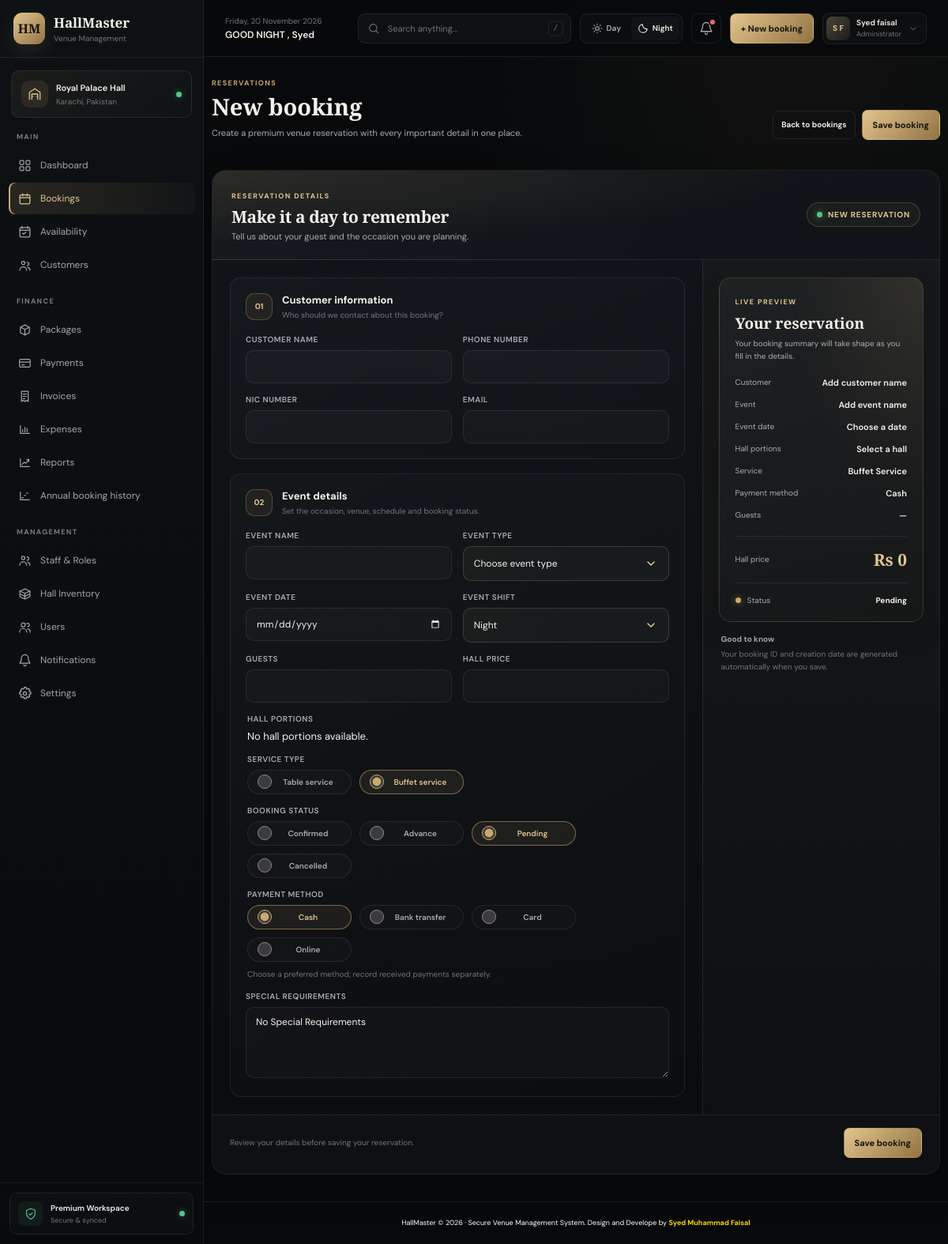
/bookingform/ (signed in), run on an earlier commit of the app's database.
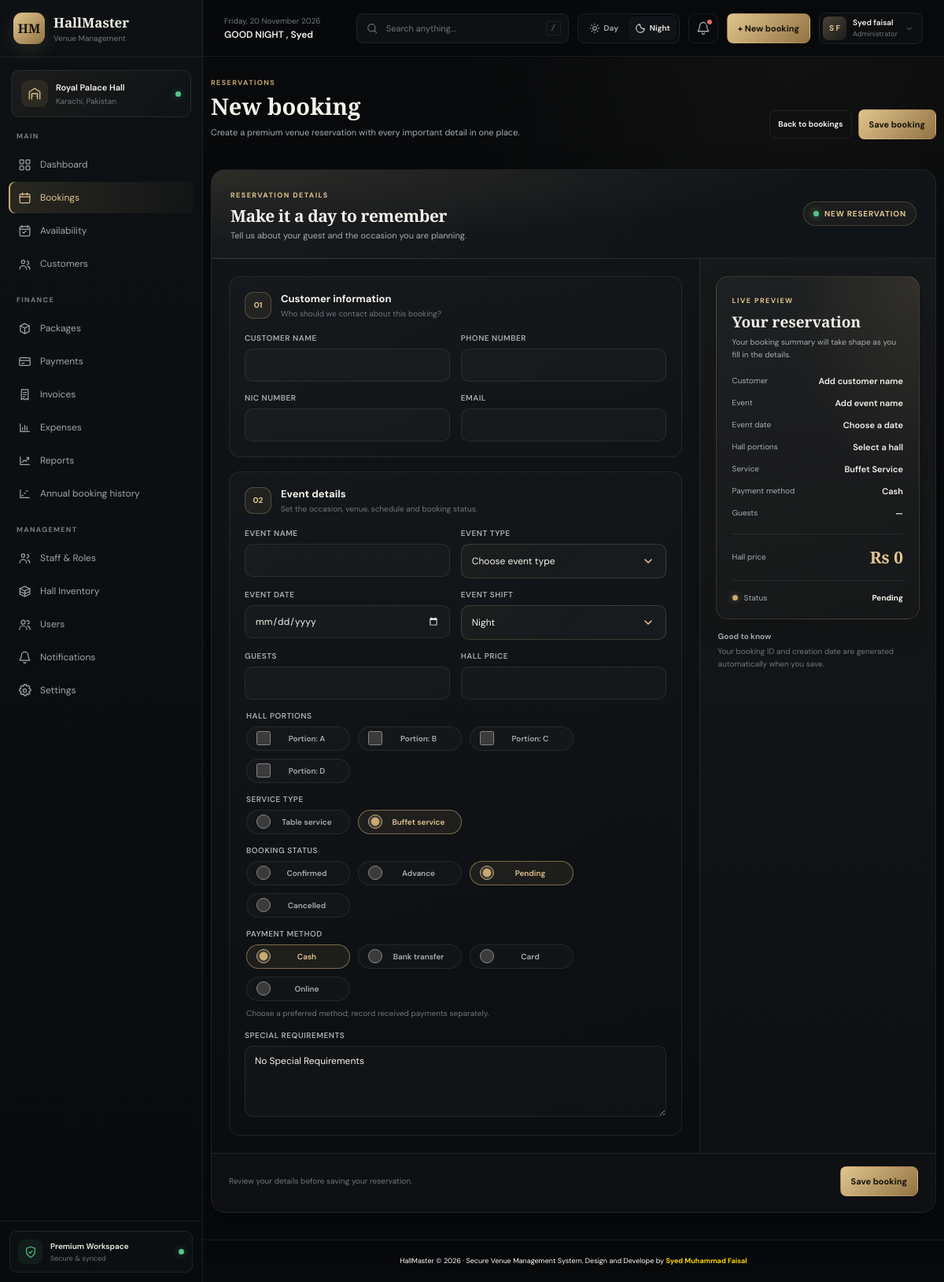
And on a later commit of the database.
### hall_management/models.py (models this page shows)
class Hall_portion(models.Model):
     portion_name = models.CharField(max_length=10 , null=False)
     portion_capacity = models.PositiveBigIntegerField()
     portion_status = models.CharField(max_length=20
                                       , choices=[('Active','Active'), ('Inactive','Inactive')], default='Active')
     def __str__(self):
         return f'Portion: {self.portion_name}'

### hall_management/views.py (the view)
# urls.py: path('bookingform/' , New_booking , name = "bookingform"),
@login_required(login_url='login')
def New_booking(request):
    if request.method == 'POST':
        form = new_booking(request.POST)
        if form.is_valid():
            with transaction.atomic():
                booking = form.save()
                payment.objects.create(
                    booking=booking,
                    method=booking.payment_method,
                    amount=booking.hall_price,
                    refference_num='None',
                    payment_status='Advance' if booking.advance_amount else 'Pending',
                )
            messages.success(request, "Booking created successfully.")
            invoice_id = booking.booking_id.replace('BK-', 'INV-', 1)
            invoice_url = reverse('invoice_detail', args=[invoice_id])
            try:
                _send_invoice_email(request, booking)
                messages.success(request, f"Invoice sent to {booking.customer_email}.")
            except (SMTPException, ImproperlyConfigured) as error:
                logger.warning(
                    'Invoice email could not be sent for booking %s: %s',
                    booking.booking_id,
                    error,
                )
                messages.warning(
                    request,
                    f"Booking saved, but the invoice could not be emailed to {booking.customer_email}.",
                )
            return redirect(f'{invoice_url}?popup=1')
        messages.error(request, "Please correct the errors below.")
    else:
        form = new_booking()
    context = {
        'form': form,
        'booking_conflict_date': form.booking_conflict_date,
        'min_event_date': timezone.localdate().isoformat(),
    }
    return render(request , 'bookingform.html', context)

### hall_management/context_processors.py (called while the page is built)
def greeting_context(request):
    hour = timezone.localtime().hour
    if 5 <= hour < 12:
        greeting = "GOOD MORNING"
    elif 12 <= hour < 18:
        greeting = "GOOD AFTERNOON"
    elif 18 <= hour < 21:
        greeting = "GOOD EVENING"
    else:
        greeting = "GOOD NIGHT"
    return {"greeting": greeting}

### hall_management/templates/bookingform.html (shortened to what the changed rows need)
{% extends 'base.html' %}
{% load static %}
{% block page_content %}
<header class="page-heading booking-page-heading">
  <div>
    <h1>New booking</h1>
  </div>
</header>
<section class="booking-form-shell">
  <form id="booking-form" class="booking-form-card" method="post">
    <div class="booking-form-header">
      <div class="booking-form-heading-copy">
        <h2>Make it a day to remember</h2>
      </div>
    </div>
    <div class="booking-form-layout">
      <div class="booking-form-main">
        <div class="booking-form-section">
          <div class="booking-form-grid">
            <fieldset class="booking-form-field full">
              <div class="booking-form-checks">
                {% for hall in form.event_hall.field.queryset %}
                  <label class="check-chip">
                    <input type="checkbox" name="event_hall" value="{{ hall.pk }}" id="event-hall-{{ hall.pk }}" aria-required="true" {% if hall.pk|stringformat:'s' in form.event_hall.value|default:'' %}checked{% endif %}>
                    <span>{{ hall }}</span>
                  </label>
                {% empty %}
                  <span>No hall portions available.</span>
                {% endfor %}
              </div>
            </fieldset>
            <fieldset class="booking-form-field full">
              <div class="booking-form-checks">
                {% for value, label in form.payment_method.field.choices %}
                  <label class="check-chip"><input type="radio" name="payment_method" value="{{ value }}" {% if form.payment_method.value == value %}checked{% endif %} {% if forloop.first %}required{% endif %}><span>{{ label }}</span></label>
                {% endfor %}
              </div>
            </fieldset>
          </div>
        </div>
      </div>
    </div>
  </form>
</section>
{% endblock %}

What changed in the data, as far as the page shows it:
added Hall_portion: portion_name "Portion: A"
added Hall_portion: portion_name "Portion: B"
added Hall_portion: portion_name "Portion: C"
added Hall_portion: portion_name "Portion: D"
Also different on the page:
text no longer shown: "No hall portions available."
